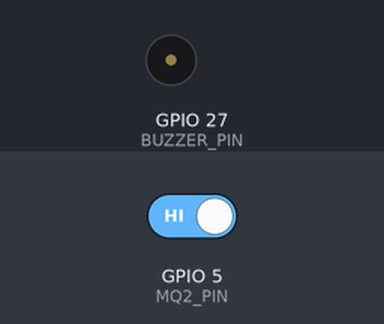
Recording of a sketch running on a simulated ESP32. Parts: buzzer (waves = sounding, pin HIGH). The test bench sets the inputs (shaded band); at power-on: GPIO 5 (MQ2_PIN) HIGH. What the sketch prints to the serial monitor is not drawn.

Above: at 1.2 s.
1.3 s: GPIO 5 (MQ2_PIN) driven LOW
At 1.6 s:
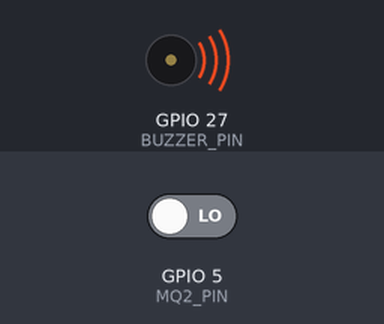
4.3 s: GPIO 5 (MQ2_PIN) driven HIGH
At 5.1 s:
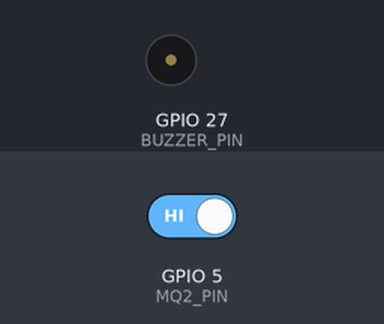
Timing chart, 0 to 7.3 s (numbered marks = the images above; inputs shaded):
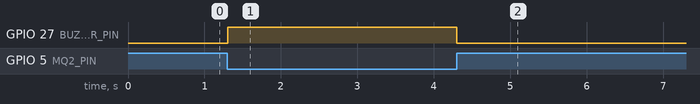

The sketch:

fire_cv.ino
```cpp
#define BUZZER_PIN 27
#define MQ2_PIN 5

String incoming = "";


void setup() {
  Serial.begin(115200);
  pinMode(MQ2_PIN, INPUT);
  pinMode(BUZZER_PIN, OUTPUT);
  digitalWrite(BUZZER_PIN, LOW);

  Serial.println("ESP32 Ready for OpenCV commands");
}

void loop() {

  int smokeValue = digitalRead(MQ2_PIN);

  Serial.print("Smoke: ");
  Serial.println(smokeValue);

  if (smokeValue == 0) {
    digitalWrite(BUZZER_PIN, HIGH);
    Serial.println("🚨 FIRE DETECTED");
  } else {
    digitalWrite(BUZZER_PIN, LOW);
    Serial.println("✅ SAFE");
  }

  while (Serial.available()) {
    char c = Serial.read();
    if (c == '\n') {
      incoming.trim();

      if (incoming == "FIRE" || incoming == "SMOKE") {
        digitalWrite(BUZZER_PIN, HIGH);
        Serial.println("🚨 ALERT RECEIVED");
      }
      else if (incoming == "SAFE") {
        digitalWrite(BUZZER_PIN, LOW);
        Serial.println("✅ SAFE");
      }

      incoming = "";
    } else {
      incoming += c;
    }
  }
}
```

Measured:
- after the input at 1.3 s, GPIO 27 (BUZZER_PIN): LOW → HIGH at once
- after the input at 4.3 s, GPIO 27 (BUZZER_PIN): HIGH → LOW at once
